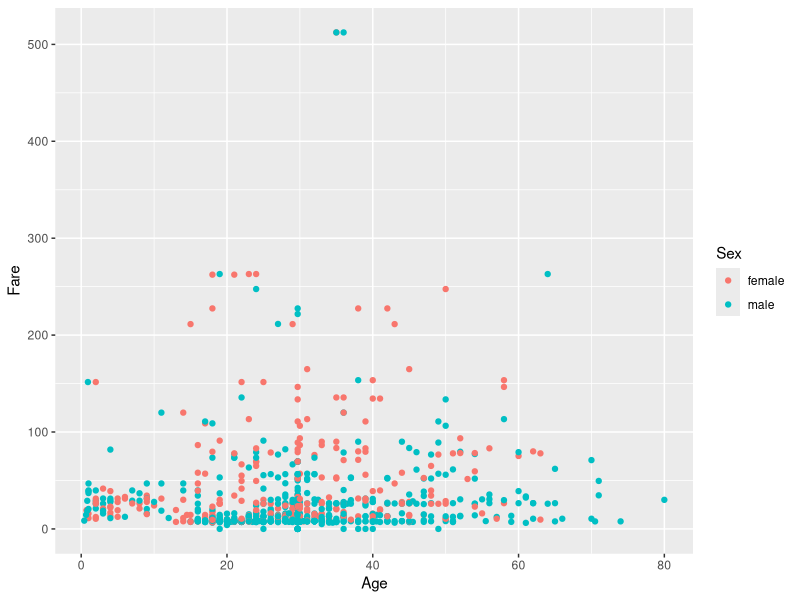
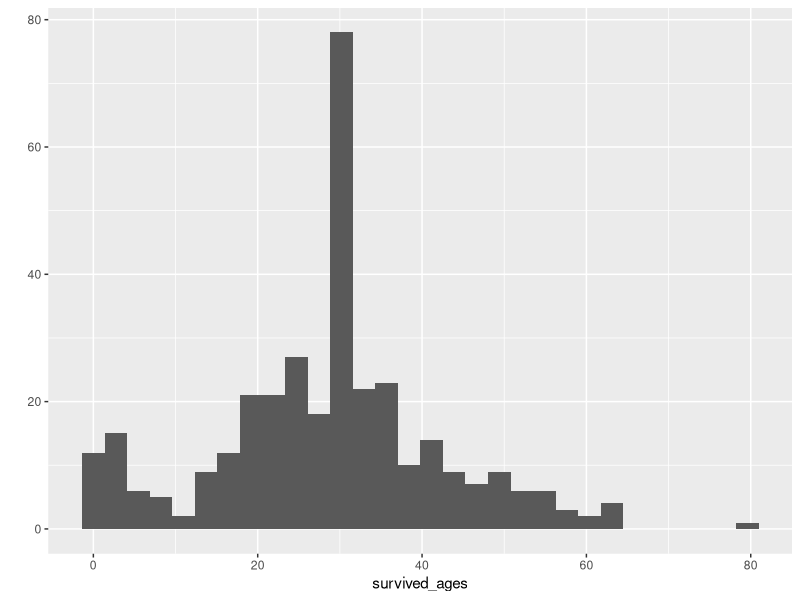

The R script that drew these images, in order: (Note: this script raises an error after producing the figures.)
## ---- chunk 1
# Import necessary libraries
library(ggplot2)

# import the data
df <- read.csv('datasets/train_edited.csv')
head(df)
str(df)
## ---- chunk 2
standard_dev <- sd(df$Fare)
two_sd_over <- mean(df$Fare) + 2*standard_dev
## ---- chunk 3
fares <- df$Fare[df$Fare > two_sd_over]
ages <- df$Age[df$Fare > two_sd_over]
length(fares)
## ---- chunk 4
qplot(Age, Fare, data = df, color = Sex)
## ---- chunk 5
cor(df$Age, df$Fare)
## ---- chunk 6
# We can do this by once again generating a plot analysis but by factoring based on survival rate
survived_ages <- df$Age[df$Survived == 1]
qplot(survived_ages, geom="histogram", bins = 30)
## ---- chunk 7
sum(df$Age <= 10)
sum(df$Age > 10.0 && df$Age <= 20)
sum(df$Age > 20 && df$Age <= 30)
sum(df$Age > 30 && df$Age <= 40)
sum(df$Age > 40 && df$Age <= 50)
sum(df$Age > 50 && df$Age <= 60)
sum(df$Age > 60)
